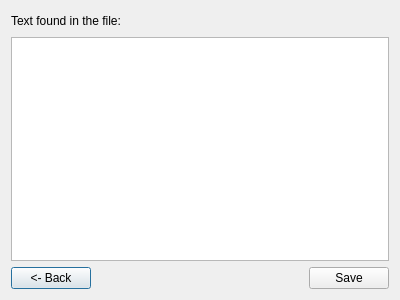
<?xml version="1.0" encoding="UTF-8"?>
<ui version="4.0">
 <class>rsa_decrypt_final</class>
 <widget class="QDialog" name="rsa_decrypt_final">
  <property name="geometry">
   <rect>
    <x>0</x>
    <y>0</y>
    <width>400</width>
    <height>300</height>
   </rect>
  </property>
  <property name="windowTitle">
   <string>Dialog</string>
  </property>
  <layout class="QVBoxLayout" name="verticalLayout_2">
   <item>
    <layout class="QVBoxLayout" name="verticalLayout">
     <item>
      <layout class="QHBoxLayout" name="horizontalLayout_2">
       <item>
        <widget class="QLabel" name="label">
         <property name="text">
          <string>Text found in the file:</string>
         </property>
        </widget>
       </item>
       <item>
        <spacer name="horizontalSpacer_2">
         <property name="orientation">
          <enum>Qt::Horizontal</enum>
         </property>
         <property name="sizeHint" stdset="0">
          <size>
           <width>40</width>
           <height>20</height>
          </size>
         </property>
        </spacer>
       </item>
      </layout>
     </item>
     <item>
      <widget class="QTextBrowser" name="textBrowser"/>
     </item>
     <item>
      <layout class="QHBoxLayout" name="horizontalLayout">
       <item>
        <widget class="QPushButton" name="pushButton">
         <property name="text">
          <string>&lt;- Back</string>
         </property>
        </widget>
       </item>
       <item>
        <spacer name="horizontalSpacer">
         <property name="orientation">
          <enum>Qt::Horizontal</enum>
         </property>
         <property name="sizeHint" stdset="0">
          <size>
           <width>40</width>
           <height>20</height>
          </size>
         </property>
        </spacer>
       </item>
       <item>
        <widget class="QPushButton" name="pushButton_2">
         <property name="text">
          <string>Save</string>
         </property>
        </widget>
       </item>
      </layout>
     </item>
    </layout>
   </item>
  </layout>
 </widget>
 <resources/>
 <connections/>
</ui>
